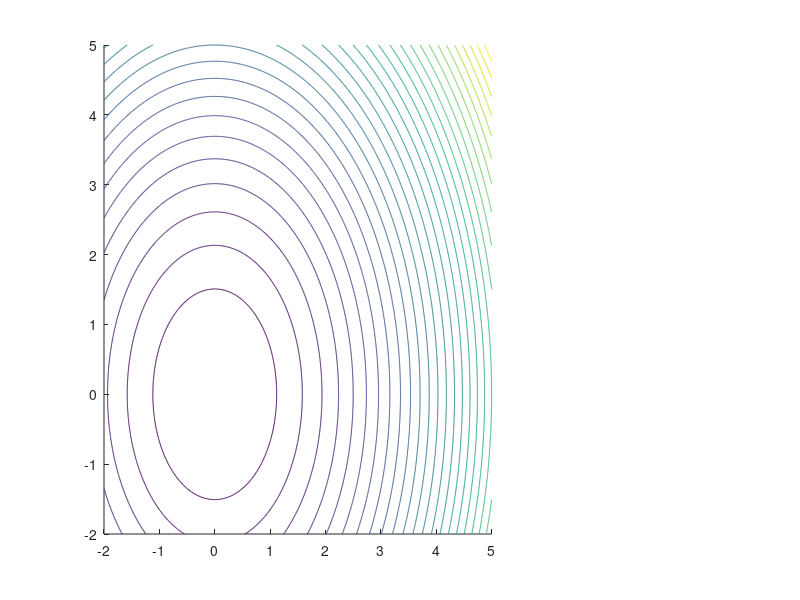

Write the MATLAB code that produced this figure. (Note: this script raises an error after producing the figure.)
%% SHADOWING IN CONVEX QUADRATICS (HB)
% author: Antonio Orvieto

clear all
close all
clc

%% settings
set(0, 'DefaultFigureRenderer', 'painters')
tf = 5.4;
alpha = 1;
eta_ODE = 1e-5;
eta = 0.2;
ratio_eta=round(eta/eta_ODE);

n = round(tf/eta)+1;
n_ODE = round(tf/eta_ODE)+1;
d = 2;

x0 = [4.5;2];

%% init
x = zeros(d,n);
x_ODE = zeros(d,n_ODE);
x(:,1) = x0;
x_ODE(:,1) = x0;

mu = 1.1; L = 2;
H = [L,0;0,mu];

%% optimization

for k = 2:n_ODE
    if k==2
        m = x_ODE(:,k-1)*0;
    else
        m = x_ODE(:,k-1)-x_ODE(:,k-2);
    end
    x_ODE(:,k) = x_ODE(:,k-1) + (1-eta_ODE*alpha)*m - eta_ODE^2*H*x_ODE(:,k-1);
end

%go to shadowing orbit of GD
%x(1,1)=(1-mu*eta)^(-size(x,2)+1) * x_ODE(1,end);


for k = 2:n
    if k==2
        m = x(:,k-1)*0;
    else
        m = x(:,k-1)-x(:,k-2);
    end
    x(:,k) = x(:,k-1) + (1-eta*alpha)*m - eta^2*H*x(:,k-1);
end

%% plotting
if d==2
    subplot(1,3,[1,2])
    %contour
    XX=-2:0.01:5;
    YY=-2:0.01:5;
    [X,Y] = meshgrid(XX,YY);
    
    Z = H(1,1)*X.^2 + H(2,2)*Y.^2;
    minZ = min(min(Z));
    [idx,idy] = find(Z==minZ);
    contour(X,Y,Z,30,'Color',[0.85,0.85,0.85],'Linewidth',2);hold on;
    h5=plot(Y(idy,idy),X(idx,idx),'-kh','MarkerSize', 20,'MarkerFaceColor',[0.839 0.78 0.078]);

        
    %trajectories
    plot(x(1,:),x(2,:),'Color',[0.993 0.582 0.026],'Linewidth',2);hold on
    h1=plot(x(1,:),x(2,:),'o','Color',[0.993 0.582 0.026],'Linewidth',2, 'MarkerFaceColor', [0.993 0.582 0.026]);hold on
    plot(x_ODE(1,:),x_ODE(2,:),'Color',[0.181 0.702 1.0],'Linewidth',2);hold on
    h2=plot(x_ODE(1,1:ratio_eta:end),x_ODE(2,1:ratio_eta:end),'o','Color',[0.181 0.702 1.0],'Linewidth',2, 'MarkerFaceColor',[0.181 0.702 1.0]);hold on
    hsp1 = get(gca, 'Position');
    
    l2=legend([h1,h2,h5],{'Heavy Ball: $z_k$','HB-ODE: $ \ \ \ q_k$','solution'},'Location','NorthEast');
    l2.set('FontSize',18,'Interpreter','Latex');
    text(x0(1)-1.1,x0(2)+0.5,'$\ z_0 = q_0$','FontSize',18,'Interpreter','Latex')
    xlim([XX(1),XX(end)]);
    ylim([YY(1),YY(end)]);
    axis equal
    %text(x_ODE(1,end),x_ODE(2,end),'$\ \ x_\infty$','FontSize',25,'Interpreter','Latex')
    subplot(1,3,3)
    predicted = (eta*L^2*norm(x0))/(2*mu);
    plot((1:size(x,2))-1,vecnorm(x-x_ODE(:,1:ratio_eta:end),2),'-+','Linewidth',2,'Color',[0.278 0.71 0.184]); hold on;
    plot((1:size(x,2))-1,predicted+0*vecnorm(x-x_ODE(:,1:ratio_eta:end),2),'--','Linewidth',2,'Color','k') 
    text(1,predicted+0.17,'GD bound: $\epsilon = \frac{h\ell L}{2\mu}$','FontSize',15,'Interpreter','Latex')

    hsp2 = get(gca, 'Position');  
    set(gca, 'Position', [hsp1(1)+ 1.2*hsp1(3),hsp1(2)+ 0.2*hsp1(4),  hsp1(3)/2, 0.6*hsp1(4)])
    xlabel('$k$','FontSize',18,'Interpreter','Latex')
    ylabel('$\|z_k - q_k\|$','FontSize',20,'Interpreter','Latex')
    ylim([0,2.25])
    xlim([0,28])
    grid on
end

    
